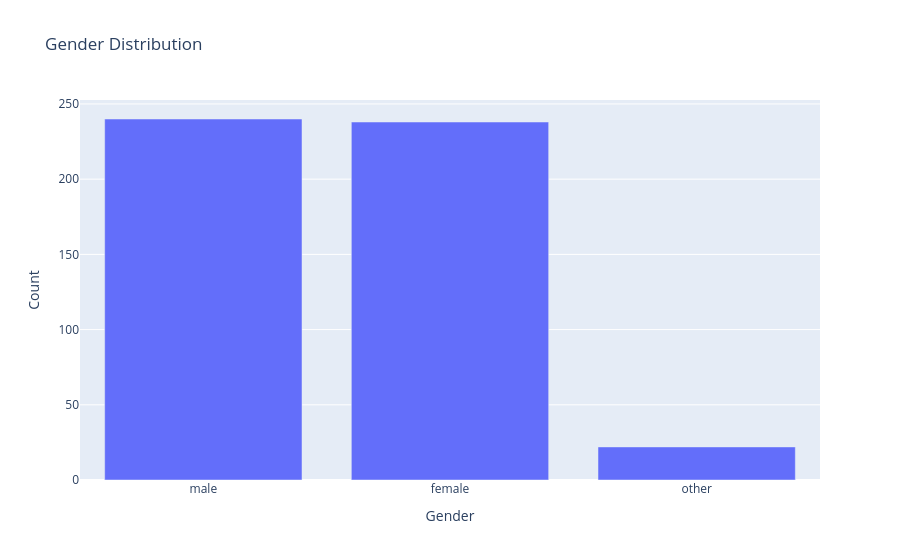
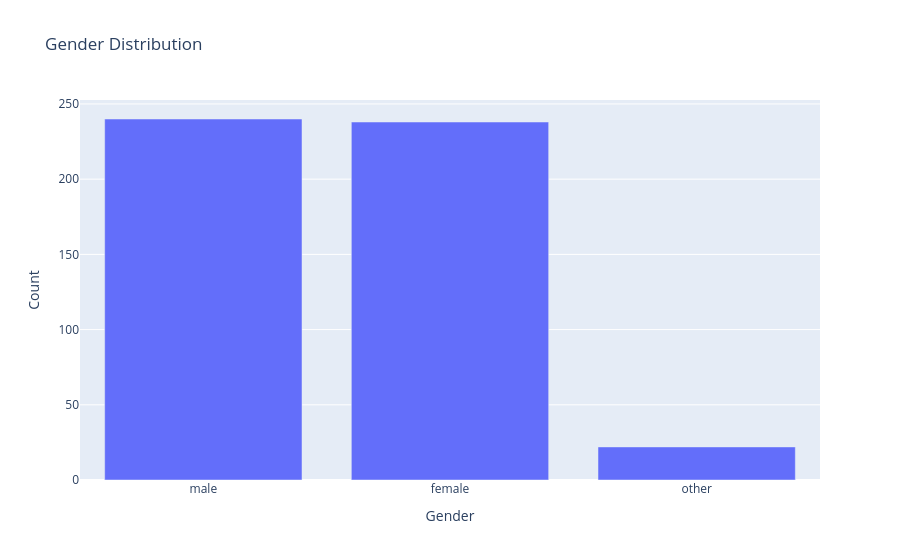
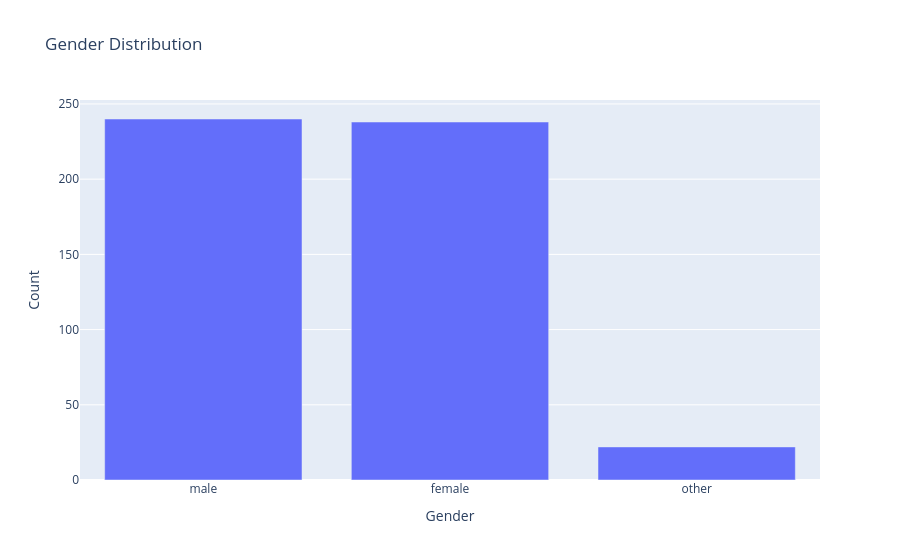

Notebook code cell kept with these figures, in order:
### Code cell
df = pd.read_csv('testdata.csv')
bamboo = BambooAI(df=df, planning=True, vector_db=False, search_tool=False)
bamboo.pd_agent_converse()

### Figure 1 — Plotly figure (JSON) as saved in the notebook; plotly's stock layout.template omitted (floating-point values rounded to 4 significant figures)
{"data": [{"hovertemplate": "Gender=%{x}<br>Count=%{y}<extra></extra>", "legendgroup": "", "marker": {"color": "#636efa", "pattern": {"shape": ""}}, "name": "", "orientation": "v", "showlegend": false, "textposition": "auto", "type": "bar", "x": ["male", "female", "other"], "xaxis": "x", "y": [240, 238, 22], "yaxis": "y"}], "layout": {"barmode": "relative", "legend": {"tracegroupgap": 0}, "title": {"text": "Gender Distribution"}, "xaxis": {"anchor": "y", "domain": [0, 1], "title": {"text": "Gender"}}, "yaxis": {"anchor": "x", "domain": [0, 1], "title": {"text": "Count"}}}}

### Figure 2 — Plotly figure (JSON) as saved in the notebook; plotly's stock layout.template omitted (floating-point values rounded to 4 significant figures)
{"data": [{"hovertemplate": "Gender=%{x}<br>Count=%{y}<extra></extra>", "legendgroup": "", "marker": {"color": "#636efa", "pattern": {"shape": ""}}, "name": "", "orientation": "v", "showlegend": false, "textposition": "auto", "type": "bar", "x": ["male", "female", "other"], "xaxis": "x", "y": [240, 238, 22], "yaxis": "y"}], "layout": {"barmode": "relative", "legend": {"tracegroupgap": 0}, "title": {"text": "Gender Distribution"}, "xaxis": {"anchor": "y", "domain": [0, 1], "title": {"text": "Gender"}}, "yaxis": {"anchor": "x", "domain": [0, 1], "title": {"text": "Count"}}}}

### Figure 3 — Plotly figure (JSON) as saved in the notebook; plotly's stock layout.template omitted (floating-point values rounded to 4 significant figures)
{"data": [{"hovertemplate": "Gender=%{x}<br>Count=%{y}<extra></extra>", "legendgroup": "", "marker": {"color": "#636efa", "pattern": {"shape": ""}}, "name": "", "orientation": "v", "showlegend": false, "textposition": "auto", "type": "bar", "x": ["male", "female", "other"], "xaxis": "x", "y": [240, 238, 22], "yaxis": "y"}], "layout": {"barmode": "relative", "legend": {"tracegroupgap": 0}, "title": {"text": "Gender Distribution"}, "xaxis": {"anchor": "y", "domain": [0, 1], "title": {"text": "Gender"}}, "yaxis": {"anchor": "x", "domain": [0, 1], "title": {"text": "Count"}}}}
